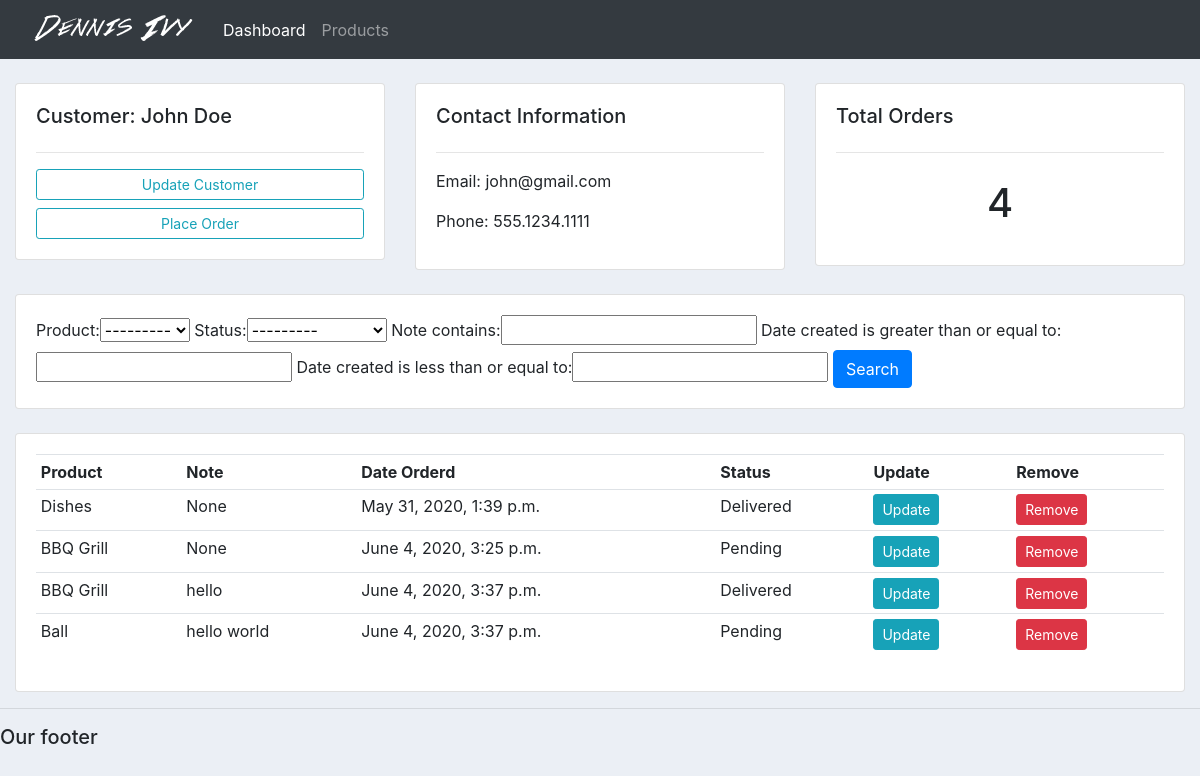
The app's page /customer/2/ with its own data.
### accounts/models.py (models this page shows, shortened)
class Customer(models.Model):
    name = models.CharField(max_length=200, null=True)
    phone = models.CharField(max_length=200, null=True)
    email = models.CharField(max_length=200, null=True)
    date_created = models.DateTimeField(auto_now_add=True, null=True)

class Order(models.Model):
    STATUS = (
        ('Pending', 'Pending'),
        ('Out for delivery', 'Out for delivery'),
        ('Delivered', 'Delivered'),
    )
    customer = models.ForeignKey(Customer, null=True, on_delete=models.SET_NULL)
    product = models.ForeignKey(Product, null=True, on_delete=models.SET_NULL)
    date_created = models.DateTimeField(auto_now_add=True, null=True)
    status = models.CharField(max_length=200, null=True, choices=STATUS)
    note = models.CharField(max_length=200, null=True)

class Product(models.Model):
    CATEGORY = (
        ('Indoor', 'Indoor'),
        ('Out Door', 'Out Door'),
    )
    name = models.CharField(max_length=200, null=True)
    price = models.FloatField()
    category = models.CharField(max_length=200, null=True, choices=CATEGORY)
    description = models.CharField(max_length=200, null=True, blank=True)
    date_created = models.DateTimeField(auto_now_add=True, null=True)
    tags = models.ManyToManyField(Tag)
    def __str__(self):
        return self.name

### accounts/views.py (the view)
# urls.py: path('customer/<str:pk_test>/', views.customer, name="customer"),
def customer(request, pk_test):
    customer = Customer.objects.get(id=pk_test)
    orders = customer.order_set.all()
    orders_count = orders.count()
    myForm = OrderFilter(request.GET, queryset=orders)
    orders = myForm.qs
    context = {'customer': customer, 'orders': orders, 'orders_count': orders_count, 'myForm': myForm}
    return render(request, 'accounts/customer.html', context)

### accounts/templates/accounts/customer.html
{% extends 'accounts/main.html' %}
{% block content %}
    <br>
    <div class="row">
        <div class="col-md">
            <div class="card card-body">
                <h5>Customer: {{ customer.name }}</h5>
                <hr>
                <a class="btn btn-outline-info  btn-sm btn-block" href="">Update Customer</a>
                <a class="btn btn-outline-info  btn-sm btn-block" href="{% url 'create_order' customer.id %}">Place
                    Order</a>
            </div>
        </div>
        <div class="col-md">
            <div class="card card-body">
                <h5>Contact Information</h5>
                <hr>
                <p>Email: {{ customer.email }}</p>
                <p>Phone: {{ customer.phone }}</p>
            </div>
        </div>
        <div class="col-md">
            <div class="card card-body">
                <h5>Total Orders</h5>
                <hr>
                <h1 style="text-align: center;padding: 10px">{{ orders_count }}</h1>
            </div>
        </div>
    </div>
    <br>
    <div class="row">
        <div class="col">
            <div class="card card-body">
                <form method="get">
                    {{ myForm.form }}
                    <button class="btn btn-primary" type="submit">Search</button>
                </form>
            </div>
        </div>
    </div>
    <br>
    <div class="row">
        <div class="col-md">
            <div class="card card-body">
                <table class="table table-sm">
                    <tr>
                        <th>Product</th>
                        <th>Note</th>
                        <th>Date Orderd</th>
                        <th>Status</th>
                        <th>Update</th>
                        <th>Remove</th>
                    </tr>
                    {% for order in orders %}
                        <tr>
                            <td>{{ order.product }}</td>
                            <td>{{ order.note }}</td>
                            <td>{{ order.date_created }}</td>
                            <td>{{ order.status }}</td>
                            <td><a class="btn btn-sm btn-info" href="{% url 'update_order' order.id %}">Update</a></td>
                            <td><a class="btn btn-sm btn-danger" href="{% url 'delete_order' order.id %}">Remove</a>
                            </td>
                        </tr>
                    {% endfor %}
                </table>
            </div>
        </div>
    </div>
{% endblock %}

### static/css/main.css (style rules this page uses)
body { background-color: #ebeff5; }

### records on screen
Customer: name "John Doe", email "john@gmail.com", phone "555.1234.1111"
Order: product "Dishes", note "None", date_created "May 31, 2020, 1:39 p.m.", status "Delivered"
Order: product "BBQ Grill", note "None", date_created "June 4, 2020, 3:25 p.m.", status "Pending"
Order: product "BBQ Grill", note "hello", date_created "June 4, 2020, 3:37 p.m.", status "Delivered"
Order: product "Ball", note "hello world", date_created "June 4, 2020, 3:37 p.m.", status "Pending"

### other values on screen
{{ orders_count }} "4"
